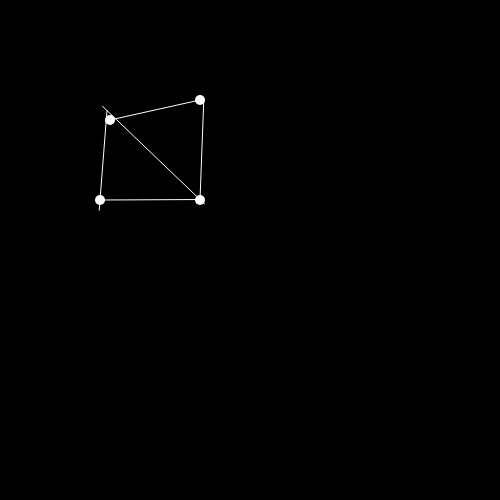
Frame 1 (no input)
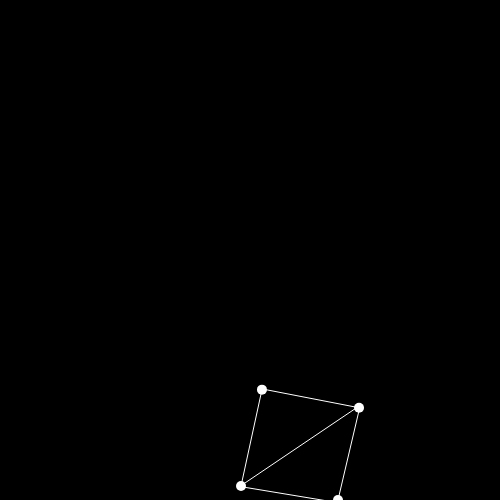
Frame 60 (no input)
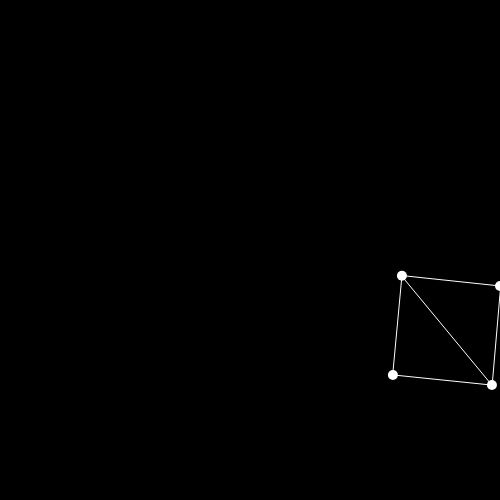
Frame 120 (the mouse pressed at the canvas centre since frame 60)

The p5.js sketch that drew these frames (run headless with seeded random() and noise() and a simulated clock; from frame 60 on, the mouse is pressed at the canvas centre):

// p5.js sketch
// ── sketch.js
let square;

function setup() {
  createCanvas(500, 500);
  background(0);

  square = new Square(
    createVector(100, 100),
    createVector(200, 100),
    createVector(200, 200),
    createVector(100, 200)
  );

  square.points[0].velocity = createVector(10, 20);
}

function draw() {
  background(0);
  square.update();
}

class Square {
  constructor(a, b, c, d) {
    this.points = [];
    this.sticks = [];

    let pA = new VerletPoint(a);
    let pB = new VerletPoint(b);
    let pC = new VerletPoint(c);
    let pD = new VerletPoint(d);

    this.points.push(pA);
    this.points.push(pB);
    this.points.push(pC);
    this.points.push(pD);

    let s1 = new VerletStick(pA, pB);
    let s2 = new VerletStick(pB, pC);
    let s3 = new VerletStick(pC, pD);
    let s4 = new VerletStick(pD, pA);
    let s5 = new VerletStick(pA, pC);

    this.sticks.push(s1);
    this.sticks.push(s2);
    this.sticks.push(s3);
    this.sticks.push(s4);
    this.sticks.push(s5);
  }

  update() {
    for(let i=0; i<this.points.length; i++) {
      this.points[i].update();
      this.points[i].constrain();
      this.points[i].draw();
    }

    for(let i=0; i<this.sticks.length; i++) {
      this.sticks[i].update();
      this.sticks[i].draw();
    }
  }
}

class VerletPoint {
  constructor(pos) {
    this.pos = pos;
    this.prevPos = pos;
    this.size = 10;
  }

  update() {
    let vel = p5.Vector.sub(this.pos, this.prevPos);
    this.prevPos = this.pos.copy();
    this.pos.add(vel);
  }

  draw() {
    noStroke();
    fill(255);
    ellipse(this.pos.x, this.pos.y, this.size, this.size);
  }

  constrain() {
    this.pos.x = max(0, min(width, this.pos.x));
    this.pos.y = max(0, min(height, this.pos.y));
  }

  set position(pos) {
    this.pos = pos;
    this.prevPos = pos;
  }

  set velocity(vel) {
    this.prevPos = p5.Vector.sub(this.pos, vel);
  }
}

class VerletStick {
  constructor(a, b, l) {
    this.a = a;
    this.b = b;
    if(!l) {
      let d = p5.Vector.sub(this.b.pos, this.a.pos);
      l = d.mag();
    }
    this.length = l;
  }

  update() {
    let d = p5.Vector.sub(this.b.pos, this.a.pos);
    let dist = d.mag();
    let diff = this.length - dist;
    d.mult(diff);
    d.div(dist);
    d.div(2);
    this.a.pos.sub(d);
    this.b.pos.add(d);
  }

  draw() {
    stroke(255);
    line(this.a.pos.x, this.a.pos.y, this.b.pos.x, this.b.pos.y);
  }
}
